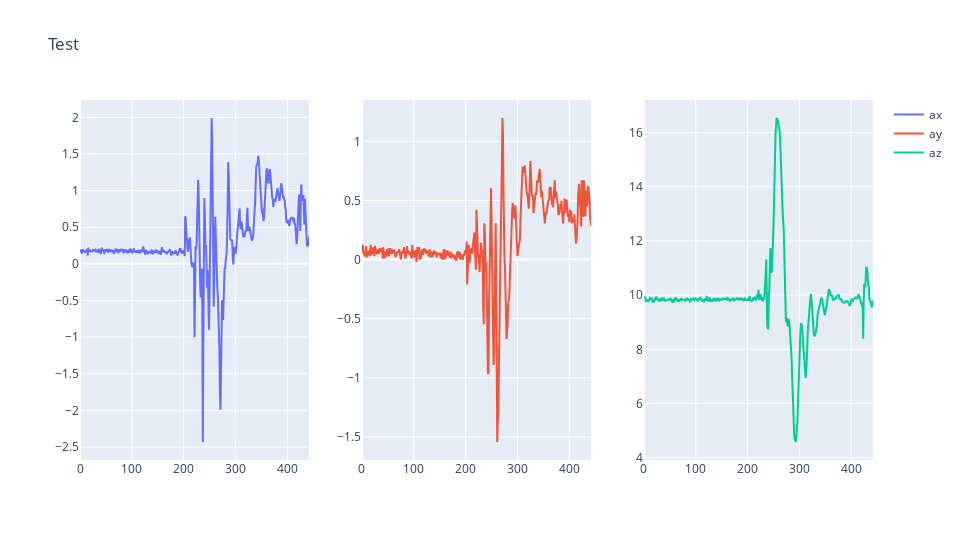

Here is the notebook cell this chart was saved with:
### Code cell
fig = triple_graph(acc_data[["ax", "ay", "az"]])
fig.write_html("data_analysis_acc_2.html", full_html=False, include_plotlyjs="cdn")
fig.show()

### Figure 1 — Plotly figure (JSON) as saved in the notebook; plotly's stock layout.template omitted (floating-point values rounded to 4 significant figures; data arrays with more than 128 entries replaced by an {"elided": "..."} marker saying what was removed)
{"data": [{"name": "ax", "type": "scatter", "x": {"elided": "443 int values"}, "xaxis": "x", "y": {"elided": "443 float values"}, "yaxis": "y"}, {"name": "ay", "type": "scatter", "x": {"elided": "443 int values"}, "xaxis": "x2", "y": {"elided": "443 float values"}, "yaxis": "y2"}, {"name": "az", "type": "scatter", "x": {"elided": "443 int values"}, "xaxis": "x3", "y": {"elided": "443 float values"}, "yaxis": "y3"}], "layout": {"height": 540, "title": {"text": "Test"}, "width": 960, "xaxis": {"anchor": "y", "domain": [0, 0.2889]}, "xaxis2": {"anchor": "y2", "domain": [0.3556, 0.6444]}, "xaxis3": {"anchor": "y3", "domain": [0.7111, 1]}, "yaxis": {"anchor": "x", "domain": [0, 1]}, "yaxis2": {"anchor": "x2", "domain": [0, 1]}, "yaxis3": {"anchor": "x3", "domain": [0, 1]}}}
